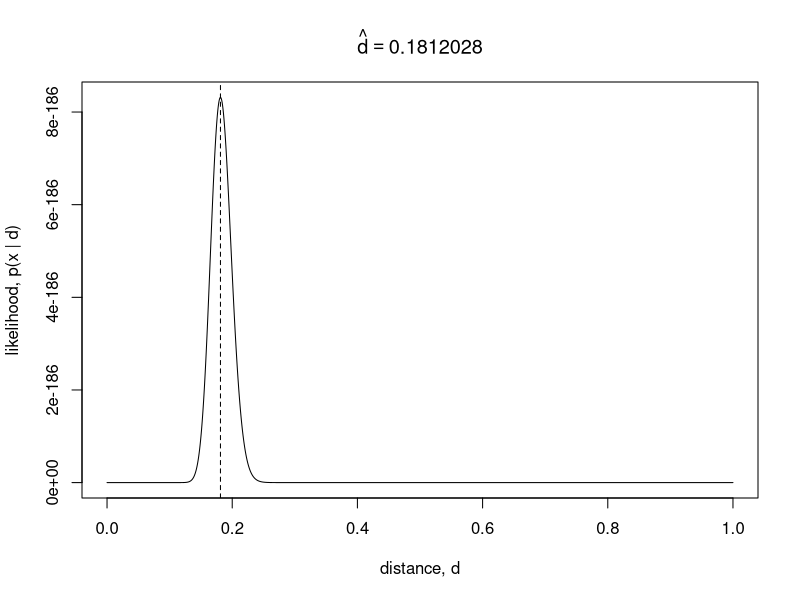
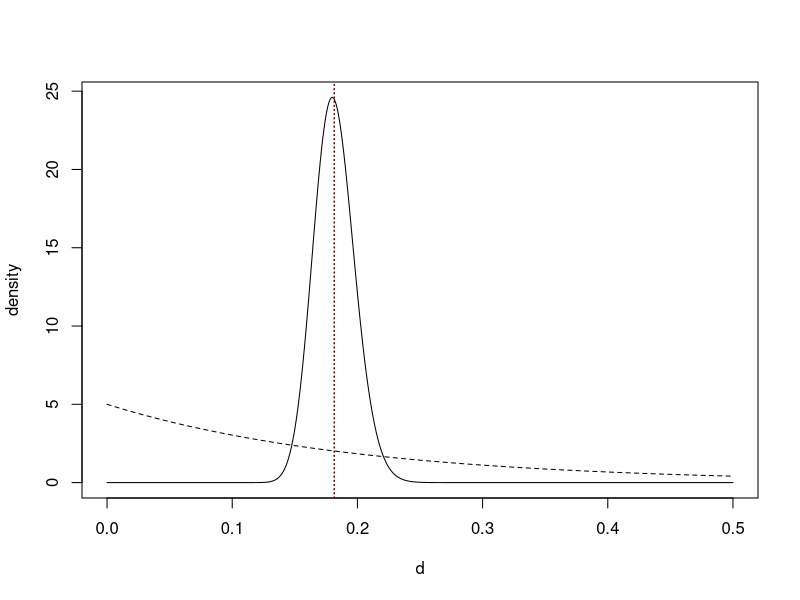
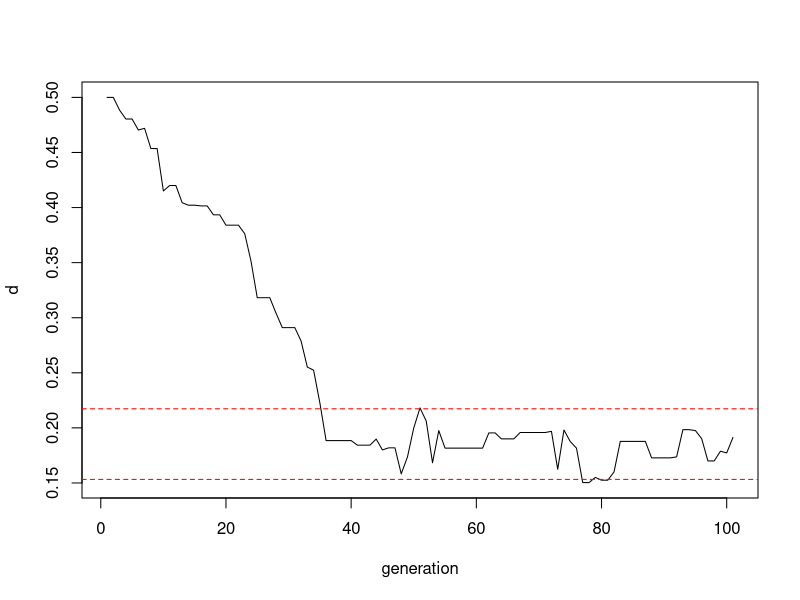
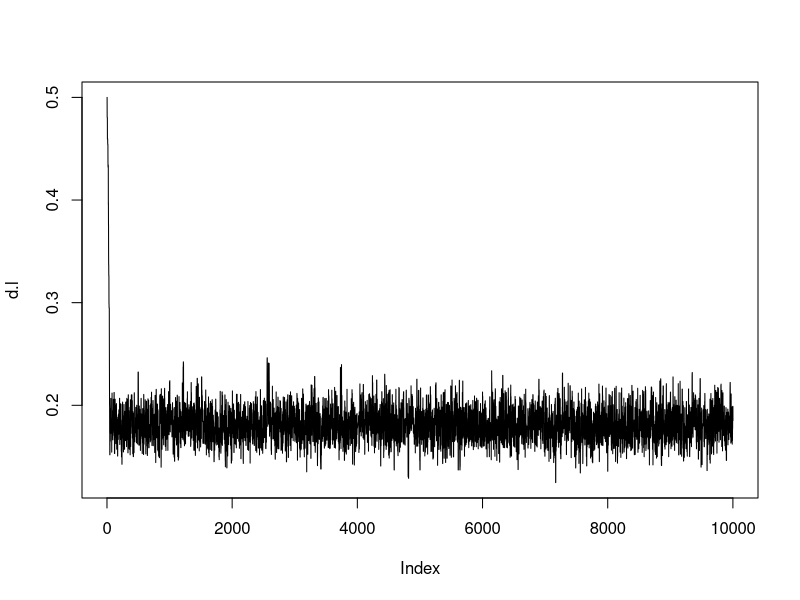
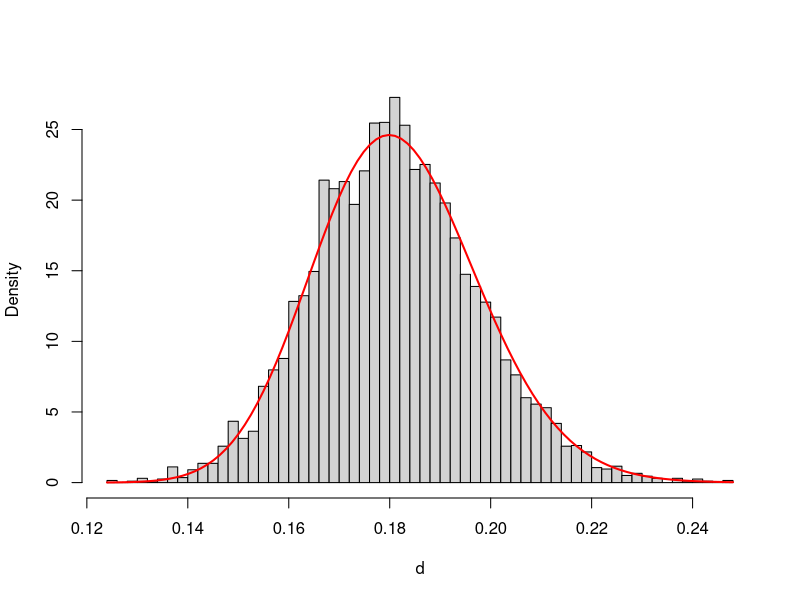
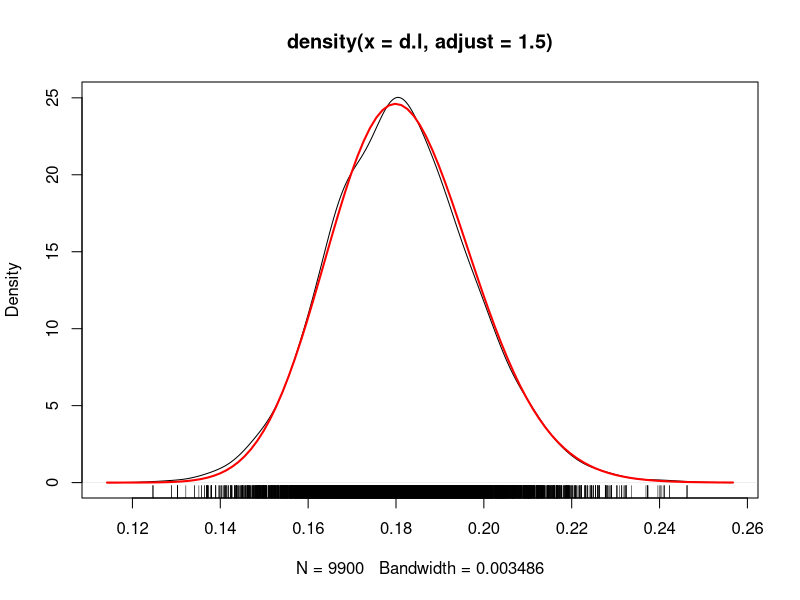
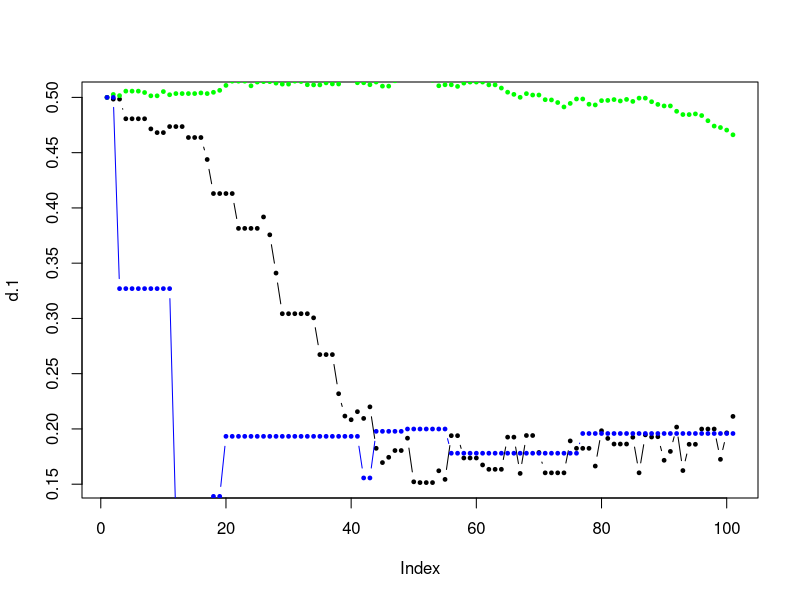
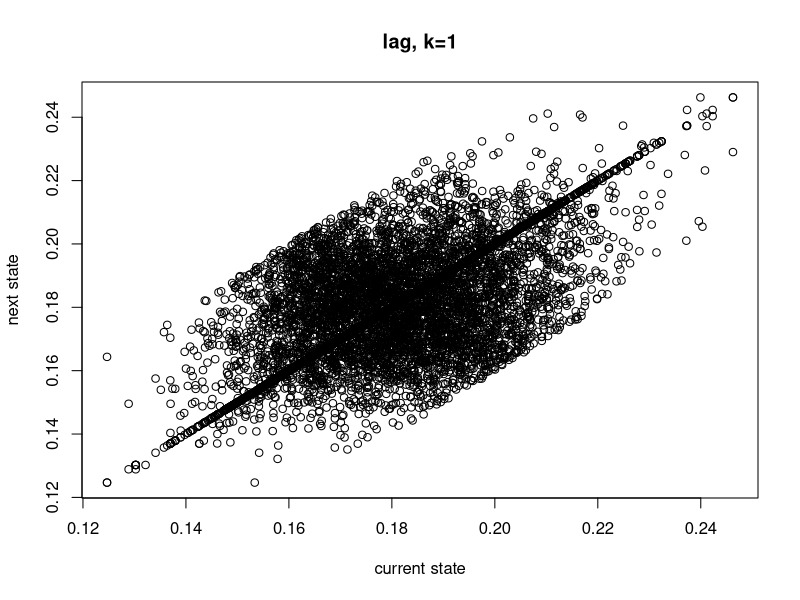

Source code (R) for these figures, in order: (Note: this script raises an error after producing the figures.)
#Simulating data
#simulate genes
g <- seq(1:1000)
#simulate genomes
g1 <- c(rbind(g, rep('-', length.out = 1000)))
g2 <- c(rbind(g, rep('-', length.out = 1000)))
#remove some genes randomly
g1[as.integer(runif(100,1,500))*2 -1] = 0
g2[as.integer(runif(100,1,500))*2 -1] = 0
#calculate differences
dif = sum(g1!=g2)
#use those differences in shamelessly copied code
#152 out of 1000

##Shamelessly copied from https://dosreislab.github.io/2016/05/17/write-your-own-bayesian-program.html

# Workshop "Bayesian methods to estimate species divergence times"
# July 2015
# Mario dos Reis, Ziheng Yang and Phil Donoghue

# A Bayesian phylogenetics inference program

rm(list=ls())
# ##########################################
# Simple example, calculated analytically
# ##########################################

# The data are a pairwise sequence alignment of the 12s RNA gene sequences
# from human and orangutan.
# * The alignment is n=948 nucleotides long.
# * We observed x=90 differences between the two sequences.
# (Example from p.216, Molecular Evoltion: A Statistical Approach)

# Our aim is to estimate the molecular distance d, in substitutions per site,
# between the two sequences. Because the two species are closely related (i.e.,
# the alignment has less than 10% divergence) we use the Jukes and Cantor (1969)
# nucleotide substitution model (JC69).

# The Bayesian estimate of d, is given by the posterior distribution:
# p(d | x) = C * p(d) * p(x | d).

# p(d) is the prior on the distance.
# p(x | d) is the (Jukes-Cantor) likelihood, i.e. the probability of observing
# the data x given d, n. C is a normalising constant, C = 1 / ∫ p(d) p(x | d) dd

# likelihood under JC69 model, i.e. L = p(x | d):
L <- function(d, x, n) (1/2 - 1*exp(-2*d/1)/2)^x * (1/2 + 1*exp(-2*d/1)/2)^(n - x)

# plot the likelihood:
curve(L(x, 152, 1000), from=0, to=1, n=10000, xlab="distance, d", ylab="likelihood, p(x | d)")

# The maximum likelihood estimate is (the highest point in the curve)
d.mle <- -1/2 * log(1 - 2/1 * 152/1000) # [1] 0.1812028
abline(v=d.mle, lty=2)
title(expression(hat(d) == 0.1812028))

# For the prior on d, we use an exponential distribution with mean = 0.2
# p(d) = exp(-d/mu) / mu; mu = 0.2.
d.prior <- function(d, mu) exp(-d/mu) / mu

# un-normalised posterior:
d.upost <- function(d, x, n, mu) d.prior(d, mu=mu) * L(d, x=x, n=n)

# To calculate the normalising constant C, we need to integrate the un-normalised posterior:
integrate(d.upost, lower=0, upper=Inf, x=152, n=1000, mu=0.2, abs.tol=0)
# 6.849909e-187 with absolute error < 1.9e-135
C  <- 1 / 6.849909e-187

# The posterior distribution function (when x=90, n=948 and mu=0.2)is thus
d.post <- function(d) C * d.upost(d=d, x=152, n=1000, mu=0.2)

# Plot posterior distribution:
curve(d.post(x), from=0, to=0.5, n=500, xlab="d", ylab="density")
# Add prior:
curve(d.prior(x, mu=0.2), add=TRUE, lty=2)

# EXERCISE 1: Try adding the likelihood curve to the plots above.
# HINT: You may want to scale the likelihood by a constant like C * 3

# The posterior mean of d is found by integrating ∫ d * p(d | x) dd
f <- function(d) d * d.post(d)
integrate(f, lower=0, upper=Inf, abs.tol=0)
# 0.1816672 with absolute error < 9.4e-06
# Add it to the plot:
abline(v=0.1816672, lty=3) # posterior mean

# Add MLE:
abline(v=d.mle, lty=3, col="red")

# The posterior distribution can be used to answer questions such as
# what is the probability that d > 0.1?
integrate(d.post, lower=0.1, upper=Inf)
# 1 with absolute error < 1.6e-08, i.e. 56.3%

# The 95% equal-tail credibility interval is (0.08191, 0.12463)
integrate(d.post, lower=0, upper=0.08191) # 2.5%
integrate(d.post, lower=0, upper=0.12463) # 97.5%

# EXERCISE 2 (VERY HARD): Can you work out how to calculate the 99% CI?
# HINT: You need to find the upper bounds where the integral is 0.005
# and 0.995 respectively. The integrate and optim functions in R may be useful.


# #############################################
# The same example analysed using
# Markov chain Monte Carlo (MCMC)
# #############################################

# We now obtain the posterior distribution by MCMC sampling.
# In most practical problems, constant C cannot be calculated (either
# analytically or numerically), and so the MCMC algorithm becomes necessary.

# Draft MCMC algorithm:
# 1. Set initial state for d.
# 2. Propose a new state d* (from an appropriate proposal density).
# 3. Accept or reject the proposal with probability
#      min(1, p(d*)p(x|d*) / p(d)p(x|d))
#      If the proposal is accepted set d=d*, otherwise d=d.
# 4. Save d.
# 5. Go to step 2.
d.mcmcf <- function(init.d, N, w) {
  # init.d is the initial state
  # N is the number of 'generations' the algorithm is run for.
  # w is the 'width' of the proposal density.
  d <- numeric(N+1) # Here we will keep the visited values of d.
  d[1] <- init.d
  acc.prop <- 0 # acceptance proportion
  for (i in 1:N) {
    # here we use a uniform density with reflection to propose a new d*
    d.prop <- abs(d[i] + runif(1, -w/2, w/2))
    #d.prop  <- abs(d[i] + rnorm(1, 0, w)) # a normal proposal
    p.ratio <- d.upost(d.prop, x=152, n=1000, mu=0.2) /
      d.upost(d[i], x=152, n=1000, mu=0.2)
    alpha <- min(c(1, p.ratio))
    # if ru < alpha accept proposal:
    if (runif(1, 0, 1) < alpha) { d[i+1] <- d.prop; acc.prop  <- acc.prop + 1 }
    # else reject it:
    else d[i+1] <- d[i]
    # Can you think of a way to print the progress of the MCMC to the screen?
  }
  # print out the proportion of times the proposal was accepted
  print(c("Acceptance proportion:", acc.prop/N))
  return (d) # return vector of d visited during MCMC
}

# Test the algorithm
d.1 <- d.mcmcf(0.5, 100, 0.08)

# plot output:
plot(d.1, type='l', xlab="generation", ylab="d") # This is the 'trace' plot of d.
# the chain wiggles about spending time at different values of d in
# proportion to their posterior density.

# Add 95% CI as reference:0.1532103, 0.2173143
abline(h=c(0.1532103, 0.2173143), lty=2, col="red")
#text(locator(1), "Burn-in phase")
#text(locator(1), "Stationary phase")

# It may be useful to caculate the time it takes to run x generations:
system.time(d.mcmcf(0.5, 1e4, 0.08))
# ~ 0.6s in my laptop, that means 1e6 would take ~60s or 1min.

# Get a very long sample:
d.l <- d.mcmcf(0.5, 1e4, 0.08)
plot(d.l, type='l')
# The trace plot looks like a dense, hairy caterpillar!
# This is good!

# Remove initial state and burn-in
d.l <- d.l[-(1:101)]

hist(d.l, prob=TRUE, n=50, xlab="d", main="") # The sample histogram from the MCMC
curve(d.post(x), add=TRUE, col="red", lwd=2)  # The true posterior distribution.

# Alternatively:
plot(density(d.l, adj=1.5)); rug(d.l)
curve(d.post(x), add=TRUE, col="red", lwd=2)

# EXERCISE 3: What does adj in the density function do? Try different values
# such as adj=0.1 or adj=1.0.
# How long (how many generations, N) do you need to run the MCMC so that
# the density plot is almost identical to the true distribution?

# Now we can get the posterior mean, and 95% CI from the sample:
mean(d.l) # should be close to 0.1815297
quantile(d.l, prob=c(0.025, 0.975)) # should be close to (0.08191, 0.12463)

# Effect of step size, w:
d.1 <- d.mcmcf(0.5, 100, w=0.08) # moderate step size
plot(d.1, type='b', col="black", pch=19, cex=.5) # chain moves about

d.2 <- d.mcmcf(0.5, 100, w=0.01) # tiny step size
lines(d.2, type='b', col="green", pch=19, cex=.5) # baby steps, chain moves slowly

d.3 <- d.mcmcf(0.5, 100, w=1) # large step size
lines(d.3, type='b', col="blue", pch=19, cex=.5) # chain gets stuck easily

# EXERCISE 4: The optimal acceptance proportion is about 30%. Try various step sizes, w,
# and see the effect on the acceptance proportion. What is the optimal w?
# Finding the best step size is called fine-tuning.


# ##########################################
# Autocorrelation, efficiency, effective
# sample size and thinning:
# ##########################################

# States in a MCMC sample are autocorrelated, because each new state is
# either the previous state or a modification of it.

x <- d.l[-length(d.l)] # remove the last state
y <- d.l[-1] # remove the first state
plot(x, y, xlab="current state", ylab="next state", main="lag, k=1")
cor(x, y) # this is the autocorrelation for the d sample for lag 1, ~50-60%

# We can use the acf function to calculate the autocorrelation for various lags:
d.acf <- acf(d.l)  # The correlation is lost after a lag of k=10
d.acf$acf # the actual acf values are here.

# The efficiency of an MCMC chain is closely related to the autocorrelation.
# Intuitively, if the autocorrelation is high, the chain will be inefficient,
# i.e. we will need to run the chain for a long time to obtain a good
# approximation to the posterior distribution.
# The efficiency of a chain is defined as:
# eff = 1 / (1 + 2(r1 + r2 + r3 + ...))
# where ri is the correlation for lag k=i.

eff <- function(acf) 1 / (1 + 2 * sum(acf$acf[-1]))
eff(d.acf)  # ~ 30% What does that mean?

# Efficiency is closely related to the effective sample size (ESS),
# which is defined as: ess = N * eff
N <- length(d.l) # 9,900
length(d.l) * eff(d.acf) # ~ 2,700
# That is, our MCMC sample of size 9,900 has as much information about d as an
# independent sample of size ~2,700. In other words, 30% efficiency means
# the chain is 30% as efficient as an independent sample.

# EXERCISE 5: Run a long chain (say N=1e4) with step size w=0.01.
# Calculate the efficiency and the ESS.
# Do it at home: Try various values of w. What value of w gives the highest ESS?
#                Plot estimated efficiency vs. w.

# Usually, to save hard drive space, the MCMC is 'thinned', i.e. rather than
# saving every single value sampled, we only save every m-th value. The resulting
# sample will be smaller (thus saves hard drive space) but still has nearly as much info
# as the total sample. In our case, we may reduce the sample to ~1/4 the original size:
d.reduced <- d.l[seq(from=1, to=N, by=4)]
mean(d.reduced) # still close to 0.1021246
quantile(d.reduced, c(0.025, 0.975)) # still close to (0.08191, 0.12463)


# ################################################
# MCMC diagnostics.
# How do we know our results are reliable?
# ################################################

# (1) Run the chain from different starting values, the chains
#     should converge to the same region in parameter space:
d.high  <- d.mcmcf(0.4, 1e2, 0.1)
plot(d.high, col="red", ty='l', ylim=c(0, 0.4))

d.medium <- d.mcmcf(0.1, 1e2, 0.1)
lines(d.medium, col="black", ty='l')

d.low <- d.mcmcf(0, 1e2, 0.1)
lines(d.low, col="blue", ty='l')

abline(h=c(0.1532103, 0.2173143), lty=2)

# (2) Compare the histograms ,and summary statistics obtained
#     from several long, independent runs:
d.l1 <- d.mcmcf(0.4, 1e3, 0.1)[-(1:101)]
d.l2 <- d.mcmcf(0.0, 1e3, 0.1)[-(1:101)]

plot(density(d.l1, adj=1), col="red")
lines(density(d.l2, adj=1), col="blue")

mean(d.l1); mean(d.l2)
# relative difference
abs(mean(d.l1) - mean(d.l2)) / mean(c(d.l1, d.l2)) * 100

# I cannot stressed enough how important it is that you run all your
# MCMC analyses at least twice!
# You cannot assess the robustness of a MCMC if it has been run just
# once!

# Try again using N=1e5 (will take a little to finish)
d.l1 <- d.mcmcf(0.4, 1e5, 0.1)[-(1:101)]
d.l2 <- d.mcmcf(0.4, 1e5, 0.1)[-(1:101)]

# (3) Calculate ESS. Ideally, we should aim for ESS > 1,000, when
#     summary statistics such as the posterior mean and 95% CI can be
#     accurately estimated. ESS > 10,000 offers superb performance, but this
#     is rarely achieved in phylogenetic problems. ESS < 100 is poor:
length(d.l1) * eff(acf(d.l1))  # > 22,000 (nice!)

# (4) Plot running means:
rm1 <- cumsum(d.l1) / (1:length(d.l1))
rm2 <- cumsum(d.l2) / (1:length(d.l2))
plot(rm1, ty='l', ylab="posterior mean", xlab="generation"); lines(rm2, col="red")

# There are more diagnostics tests and statistics that can be applied, for
# example the potential scale reduction statistic (p. 242, Molecular Evolution:
# A statistical).

# R packages such as CODA have been written to perform MCMC
# diagnostics, and they may prove quite useful.

# ################################################
# Bayesian MCMC - Molecular dating
# ################################################

# Now consider estimating the time of divergence between human and orangutan
# using the data above, x=90, n=948.
# The molecular distance is the product of geological time, t, and the
# molecular rate, r: d = r * t.

# Our JC69 likelihood based on r and t is:
L.rt <- function(r, t, x, n) L(d=r*t, x=x, n=n)

# The likelihood is now a 2D surface:
r <- seq(from=2e-3, to=1e-2, len=50)
t <- seq(from=10, to=40, len=50)

# creates a table of all combinations of r and t values:
rt <- expand.grid(r=r, t=t)

z <- L.rt(r=rt$r, t=rt$t, x=152, n=1000)

# The likelihood surface
image(r, t, matrix(z, ncol=50), xlab="r (s/My)", ylab="t (Ma)")
contour(r, t, matrix(z, ncol=50), nlevels=5, add=TRUE)

# The likelihood looks like a flat, curve mountanous ridge
# The top of the ridge is located at d.mle = 0.1015060 = r * t
curve(d.mle/x, add=TRUE, col="blue", lwd=2, lty=2)

# The molecular data are informative about d only, but not about r or t
# separately. We say that r and t are confounded parameters. Any combination
# of r and t that satisfy 0.1015060 = r * t are ML solutions.

# We can make a neat 3D plot of the likelihood:
persp(r, t, matrix(z, ncol=50), zlab="likelihood", theta=40, phi=40)

# The Bayesian method provides a useful methodology to estimate t and r through
# the use priors.
# The fossil record suggests that the common ancestor of human-orang lived
# 33.7-11.2 Ma (see Benton et al. 2009 in the Timetree of Life book)
# Thus the prior on t is a normal distribution with mean 22.45 (the midpoint
# of the fossil calibraiton) and sd 5.6, so that the 95% range is roughly
# 33.7 to 11.2.
t.prior <- function(t, mu=22.45, sd=5.6) dnorm(t, 22.45, 5.6)
curve(t.prior(x), from=5, to=40, n=5e2, xlab="t (Ma)", ylab="density")

# For the rate, r, we use an exponential distribution with mean
# mu = 0.10 / 22.45 = 0.00445 (based on the distance MLE and the midpoint
# of the calibration)
r.prior <- function(r, mu=0.10/22.45) dexp(r, 1/mu)
curve(r.prior(x), from=0, to=.02, xlab="r (s/My)", ylab="density")

# We can plot the joint prior:
z1 <- r.prior(rt$r) * t.prior(rt$t)
image(r, t, matrix(z1, ncol=50), xlab="r (s/My)", ylab="t (Ma)")
contour(r, t, matrix(z1, ncol=50), nlevels=5, add=TRUE)

# The unnormalized posterior is thus
rt.upost <- function(r, t, x=152, n=1000) {
  r.prior(r) * t.prior(t) * L.rt(r, t, x, n)
}

# We can plot the un-normalised posterior:
z2 <- rt.upost(rt$r, rt$t)
image(r, t, matrix(z2, ncol=50), xlab="r (s/My)", ylab="t (Ma)")
contour(r, t, matrix(z2, ncol=50), nlevels=5, add=TRUE)
curve(d.mle/x, add=TRUE, col="blue", lty=2, lwd=2)

# EXERCISE 6: Can you plot the un-normalise posterior as a 3D surface using persp?

# We are now ready to build a two-parameter MCMC!

# The draft algorithm is as follows:
# 1. Set initial states for t and r.
# 2. Propose a new state r* (from an appropriate proposal density).
# 3. Accept or reject the proposal with probability
#      min(1, p(r*)p(t)p(x|d*) / p(r)p(t)p(x|d))
#      If the proposal is accepted set r=r*, otherwise r=r
# 4. Repeat 2 and 3 for t (i.e. propose t*, accept or reject).
# 5. Save r and t.
# 6. Go to step 2.

# EXERCISE 7: Create a function called rt.mcmcf based on the d.mcmcf function.
# Run your newly written phylogenetics MCMC program! You will need two step sizes,
# w1 and w2, for r and t. Vary the step sizes and check the performance of the
# MCMC chain. Run the analysis several times, and calculate posterior means and
# 95% CIs for r and t. Calculate efficiency and ess. A 3D density histogram of the
# MCMC posterior can be obtained using the kde2d in the MASS package.

# EXERCISE 8: Try using a normal density (rather than uniform) with reflection as
# the proposal distribution for r and t. Does it make a difference?

# EXERCISE (VERY HARD) 9: The data are now a longer alignment with x=900 and n=9480.
# When you have so much data, the likelihood is soo tiny that the computer has
# trouble calculating it. In this case it is best to work with the log-likelihood:
# lL.d <- function(d, x, n)  x * log(3/4 - 3*exp(-4*d/3)/4) +
#                            (n - x) * log(1/4 + 3*exp(-4*d/3)/4)
# You then need to calculate the log-posterior:
# log p(d | x) = log p(d) + log p(x | d)

# An MCMC algorithm can be constructed that works only with the log-prior and
# the log-likelihood. The proposal ratio is then
# exp (log p(d*) + log p(x | d*) - log p(d) - log p(x | d))

# Can you write an MCMC program to calculate the posterior of d for such large
# dataset? All Bayesian phylogenetic software work with the log-prior and log-likelihood.

# EXERCISE (VERY HARD) 10: The normalising constant in this case is a double integral
# C = 1 /  ∫∫ p(r) p(t) p(x | d) dr dt
# Can you calculate C using R's cubature package (the normal integrate function
# does not work, you need special multidimensional integration packages)?
# The cubature package is not a default package, so you need to use install.packages
# to get it.

